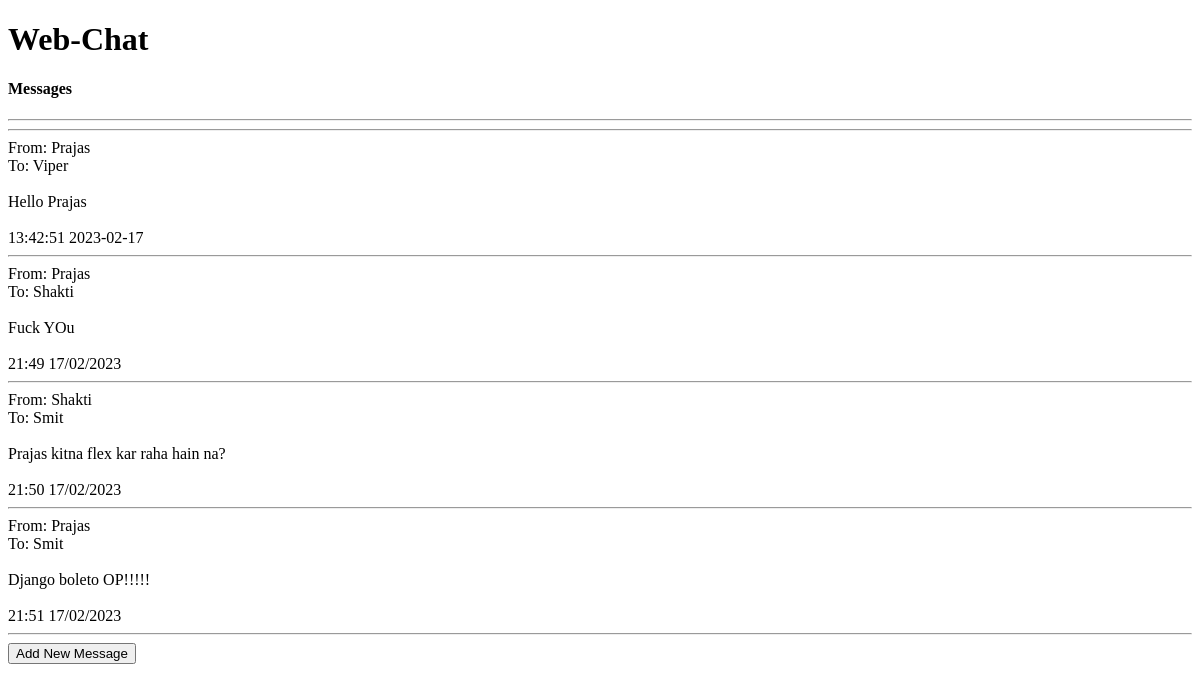
Before: / with the older database file.
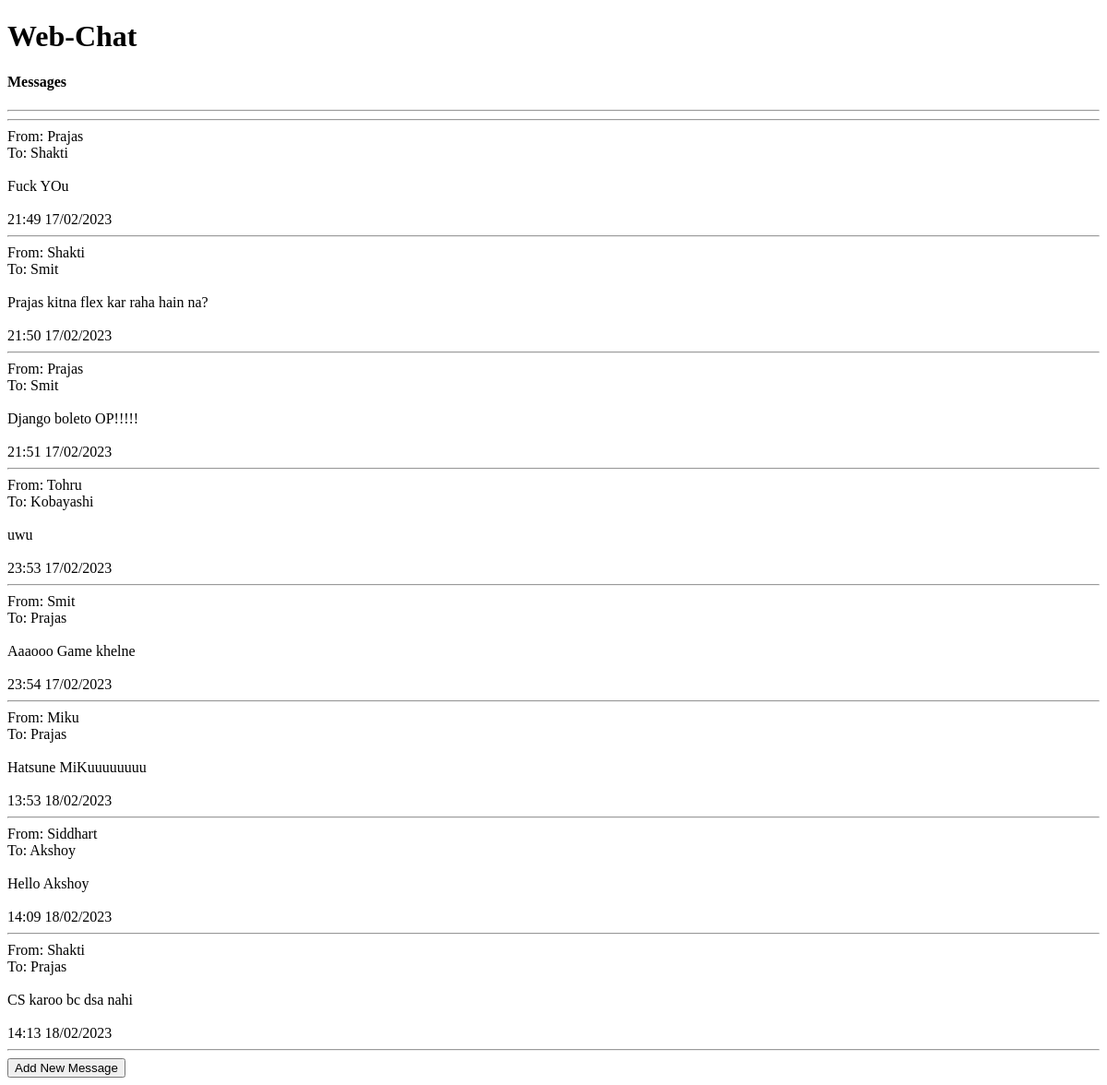
After: the same page with the newer database file.
### chat/models.py (models this page shows, shortened)
class Message(models.Model):
    sender = models.CharField(max_length=100)
    reciver = models.CharField(max_length=100)
    message = models.CharField(max_length=1000)
    date = models.CharField(max_length=20)
    time = models.CharField(max_length=20)

### chat/views.py (the view)
# urls.py: path('',views.home),
def home(request):
    queryset = Message.objects.all()
    params = {
        "messages":queryset,
    }
    return render(request,'chats.html',params)

### chat/templates/chats.html (shortened to what this page needs)
<!DOCTYPE html>
<html lang="en">
<head>
</head>
<body>
    <h1>Web-Chat</h1>
    <h4>Messages</h4>
    <hr>
    <hr>
    {%for message in messages%}
    <div>
        <div class="sender">From: {{message.sender}}</div>
        <div class="reciver">To: {{message.reciver}}</div>
        <br>
        <div class="message">{{message.message}}</div>
        <br>
        <div class="time">{{message.time}}  {{message.date}}</div>
    </div>
    <hr>
    {%endfor%}
    <a href="/add"><button>Add New Message</button></a>
</body>
</html>

Changed rows visible on the page:
removed Message: sender "Prajas", reciver "Viper", message "Hello Prajas", time "13:42:51", date "2023-02-17"
added Message: sender "Tohru", reciver "Kobayashi", message "uwu", time "23:53", date "17/02/2023"
added Message: sender "Smit", reciver "Prajas", message "Aaaooo Game khelne", time "23:54", date "17/02/2023"
added Message: sender "Miku", reciver "Prajas", message "Hatsune MiKuuuuuuuu", time "13:53", date "18/02/2023"
added Message: sender "Siddhart", reciver "Akshoy", message "Hello Akshoy", time "14:09", date "18/02/2023"
added Message: sender "Shakti", reciver "Prajas", message "CS karoo bc dsa nahi", time "14:13", date "18/02/2023"
